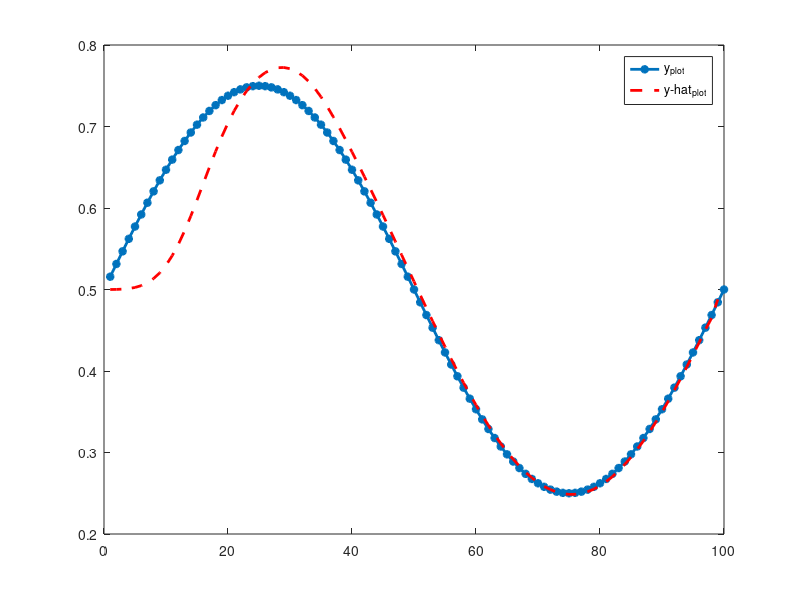
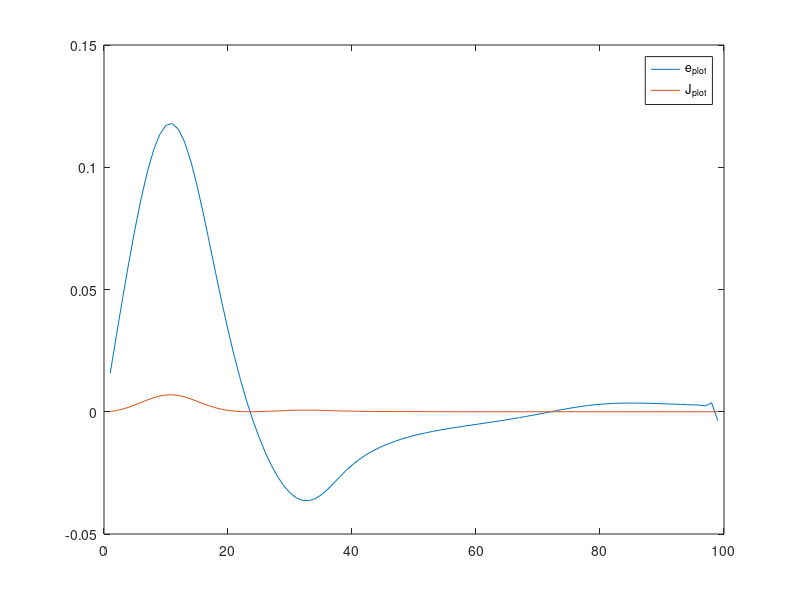

Recreate these plots in MATLAB, in order.
clc
clear all
close all
% Create and Plot Raw Data
x = 1:100;

% y = rand(1,length(x))./10;
% y = 0.25*x + randn(1,length(x));
% y = 1./(1+ exp(-0.5*x + randn(1,length(x))));
y = 0.5 + 0.25*sin(2*pi*x/100);
% y = 0.5 + 0.25*sin(2*pi*x/100)+ 0.05*randn(1,length(x));
% y = rand(1,length(x)).*x + 10;
% y = 0.25.*x.^2 + 10.*x + randn(1,length(x));
y_hat(1) = 0;
e(1) = 0;
b(1) = 0;
w(1,1) = 0;
w(2,1) = 0;
w(3,1) = 0;
w(4,1) = 0;

alpha_w = 0.0105;%0.0105;% 0.002;
alpha_b = 0.1;%0.1;% 0.002;

z(1,1) = x(1);
z(2,1) = sin(x(1));
z(3,1) = cos(x(1));
z(4,1) = 0;

plot(x,y,'-*','LineWidth',2)


for i = 1:length(x)-1
    % do sth
    % for j = 1:10000
    y_hat(i) = 1/(1+exp(-(w(:,i)'*z(:,i)+b(i))));

    e(i) = y(i)-y_hat(i);

    J(i) = 0.5*(e(i))^2;
    w(:,i+1) = w(:,i) + alpha_w*e(i)*y_hat(i)*(1-y_hat(i))*z(:,i);
    b(i+1) = b(i) + alpha_b*e(i)*y_hat(i)*(1-y_hat(i));

    z(1,i+1) = x(i+1);
    z(2,i+1) = sin(x(i+1));
z(3,i+1) = cos(x(i+1));
z(4,i+1) = y(i);
    % end


    

end

hold on
plot(x(1:end-1),y_hat,'r--','LineWidth',2)
hold off
legend('y_{plot}','y-hat_{plot}')

figure
plot(e)
hold on
plot(J)
hold off
legend('e_{plot}','J_{plot}')

disp(mean(J))